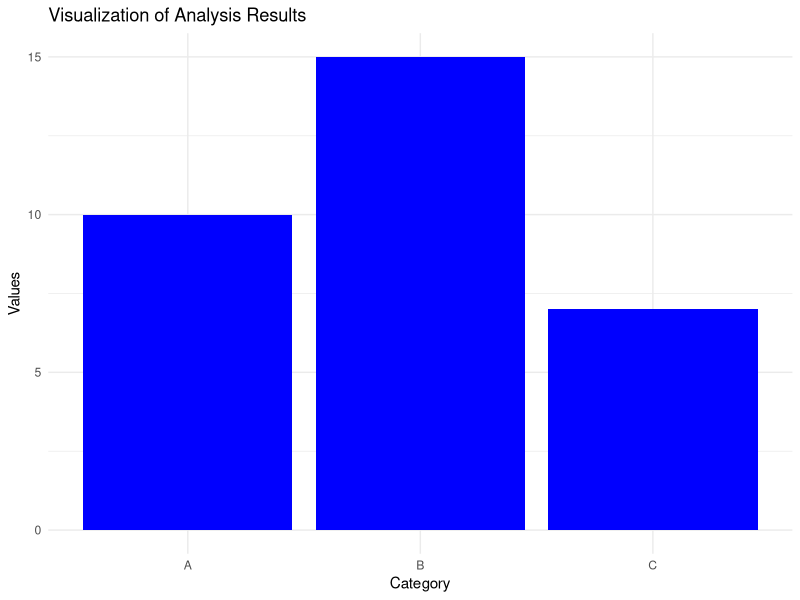

This chart was generated by the following R code: (Note: this script raises an error after producing the figure.)
# Visualization of Analysis Results

# Load necessary libraries
library(ggplot2)
library(dplyr)

# Sample data frame to visualize
# Replace this with your actual data frame 
data <- data.frame(
  category = c('A', 'B', 'C'),
  values = c(10, 15, 7)
)

# Create a bar plot
plot <- ggplot(data, aes(x = category, y = values)) +
  geom_bar(stat = 'identity', fill = 'blue') +
  theme_minimal() +
  labs(title = 'Visualization of Analysis Results',
       x = 'Category',
       y = 'Values')

# Print the plot
tprint(plot)
